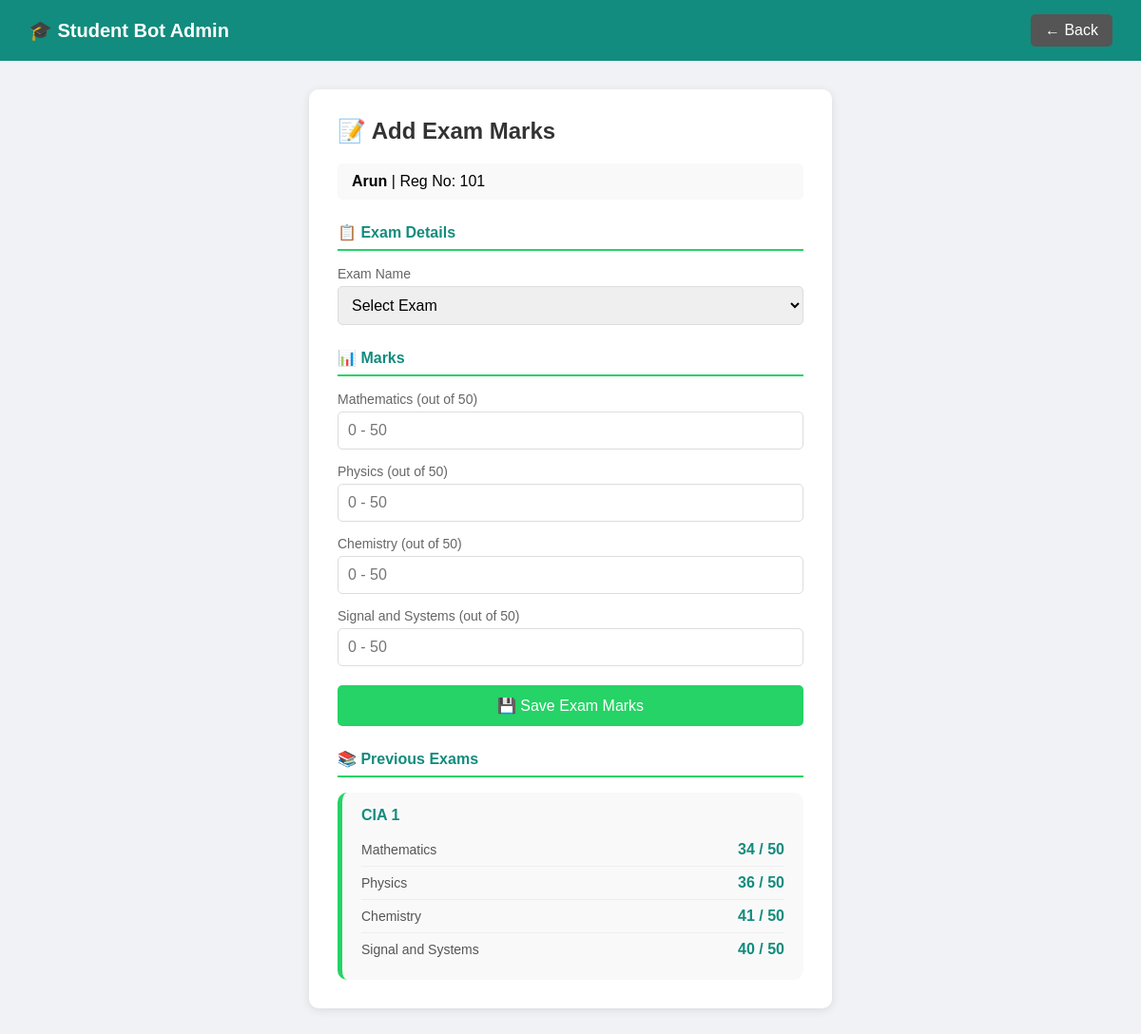
The app's page /add_exam/101 (signed in) with its own data.
### tables this page shows
CREATE TABLE "students" (
"reg_no" TEXT,
  "dob" TEXT,
  "name" TEXT,
  "attendance" INTEGER,
  "maths" INTEGER,
  "physics" INTEGER,
  "chemistry" INTEGER
, phone TEXT, parent_name TEXT);

CREATE TABLE subjects (id INTEGER PRIMARY KEY AUTOINCREMENT, subject_name TEXT, max_marks INTEGER);

CREATE TABLE exam_marks (id INTEGER PRIMARY KEY AUTOINCREMENT, reg_no TEXT, exam_name TEXT, subject_id INTEGER, mark INTEGER, date TEXT);

### app.py (the view, shortened to what this page needs)
@app.route("/add_exam/<reg_no>", methods=["GET", "POST"])
def add_exam(reg_no):
    if not session.get("logged_in"):
        return redirect(url_for("login"))
    conn = get_db()
    student = conn.execute("SELECT * FROM students WHERE reg_no=?", (reg_no,)).fetchone()
    subjects = conn.execute("SELECT * FROM subjects").fetchall()
    raw_exams = conn.execute(
        "SELECT e.exam_name, e.mark, e.date, s.subject_name, s.max_marks FROM exam_marks e JOIN subjects s ON e.subject_id = s.id WHERE e.reg_no=? ORDER BY e.exam_name",
        (reg_no,)
    ).fetchall()
    conn.close()
    exams = {}
    for row in raw_exams:
        if row["exam_name"] not in exams:
            exams[row["exam_name"]] = []
        exams[row["exam_name"]].append(row)
    return render_template("add_exam.html", student=student, subjects=subjects, exams=exams)

### app.py (called while the page is built)
def get_db():
    conn = sqlite3.connect("students.db")
    conn.row_factory = sqlite3.Row
    return conn

### templates/add_exam.html (shortened to what this page needs)
<!DOCTYPE html>
<html>
<head>
</head>
<body>
    <div class="navbar">
        <h1>🎓 Student Bot Admin</h1>
        <a href="/dashboard">← Back</a>
    </div>
    <div class="container">
        <div class="card">
            <h2>📝 Add Exam Marks</h2>
            <div class="student-info">
                <strong>{{ student.name }}</strong> | Reg No: {{ student.reg_no }}
            </div>
            {% if subjects %}
            <form method="POST">
                <p class="section-title">📋 Exam Details</p>
                <label>Exam Name</label>
                <select name="exam_name" required>
                    <option value="">Select Exam</option>
                </select>
                <p class="section-title">📊 Marks</p>
                {% for subject in subjects %}
                <label>{{ subject.subject_name }} (out of {{ subject.max_marks }})</label>
                <input type="number" name="mark_{{ subject.id }}" min="0" max="{{ subject.max_marks }}" placeholder="0 - {{ subject.max_marks }}" required/>
                {% endfor %}
                <button type="submit" class="btn-save">💾 Save Exam Marks</button>
            </form>
            {% else %}
            <div class="no-subjects">
                ⚠️ No subjects added yet!
                <br><br>
                <a href="/subjects" style="color:#128C7E;font-weight:bold;">➕ Add Subjects First</a>
            </div>
            {% endif %}
            {% if exams %}
            <p class="section-title">📚 Previous Exams</p>
            {% for exam_name, marks in exams.items() %}
            <div class="exam-card">
                <h4>{{ exam_name }}</h4>
                {% for mark in marks %}
                <div class="subject-row">
                    <span class="subject-name">{{ mark.subject_name }}</span>
                    <span class="subject-mark {% if mark.mark < mark.max_marks // 2 %}low{% endif %}">{{ mark.mark }} / {{ mark.max_marks }}</span>
                </div>
                {% endfor %}
            </div>
            {% endfor %}
            {% endif %}
        </div>
    </div>
</body>
</html>

### templates/add_exam.html (style rules this page uses)
body { font-family: Arial; background: #f0f2f5; margin: 0; padding: 0; }
.navbar { background: #128C7E; padding: 15px 30px; color: white; display: flex; justify-content: space-between; align-items: center; }
.navbar h1 { margin: 0; font-size: 20px; }
.navbar a { color: white; text-decoration: none; background: #555; padding: 8px 15px; border-radius: 5px; }
.container { padding: 30px; max-width: 550px; margin: 0 auto; }
.card { background: white; padding: 30px; border-radius: 10px; box-shadow: 0 2px 10px rgba(0,0,0,0.1); }
h2 { color: #333; margin-top: 0; }
label { display: block; margin-top: 15px; color: #666; font-size: 14px; }
input, select { width: 100%; padding: 10px; margin-top: 5px; border: 1px solid #ddd; border-radius: 5px; box-sizing: border-box; font-size: 16px; }
.btn-save { width: 100%; padding: 12px; background: #25D366; color: white; border: none; border-radius: 5px; cursor: pointer; font-size: 16px; margin-top: 20px; }
.student-info { background: #f9f9f9; padding: 10px 15px; border-radius: 5px; margin-bottom: 20px; }
.section-title { color: #128C7E; font-weight: bold; font-size: 16px; margin-top: 25px; border-bottom: 2px solid #25D366; padding-bottom: 8px; }
.exam-card { background: #f9f9f9; border-radius: 10px; padding: 15px 20px; margin-top: 15px; border-left: 5px solid #25D366; }
.exam-card h4 { margin: 0 0 10px 0; color: #128C7E; font-size: 16px; }
.subject-row { display: flex; justify-content: space-between; align-items: center; padding: 8px 0; border-bottom: 1px solid #eee; }
.subject-row:last-child { border-bottom: none; }
.subject-name { color: #555; font-size: 14px; }
.subject-mark { font-weight: bold; font-size: 16px; color: #128C7E; }

### records on screen
students: name "Arun", reg_no "101"
subjects: subject_name "Mathematics", max_marks "50", id "0 - 50"
subjects: subject_name "Physics", max_marks "50", max_marks "0 - 50"
subjects: subject_name "Chemistry", max_marks "50", max_marks "0 - 50"
subjects: subject_name "Signal and Systems", max_marks "50", max_marks "0 - 50"
exam_marks: exam_name "CIA 1", subject_name "Mathematics", mark "34", max_marks "50"
exam_marks: subject_name "Physics", mark "36", max_marks "50"
exam_marks: subject_name "Chemistry", mark "41", max_marks "50"
exam_marks: subject_name "Signal and Systems", mark "40", max_marks "50"
